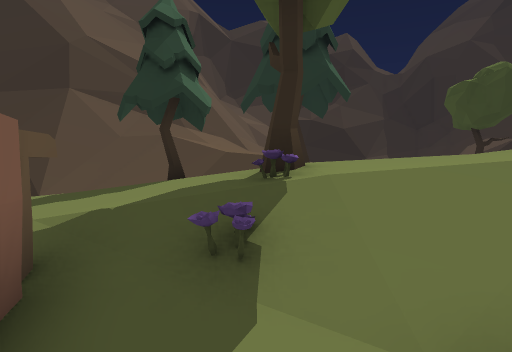
View 1 (above)

22 first-person views from a walk through a 3-D level made in the Unity game engine. The camera is 1.2 m above the floor, tilts 4° down and sees 75° across. The floor is counted in squares, 1 m on a side. Each view is taken from the middle of a square. On the plan, view 1 faces up. The plan holds only what a view shows up to about 14 squares ahead; the rest is blank. The place goes on beyond the plan. The player character is not drawn.

View 2
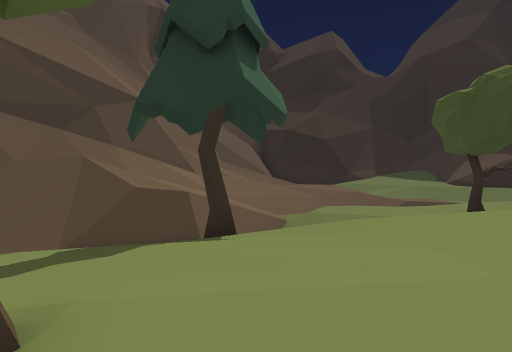

View 3
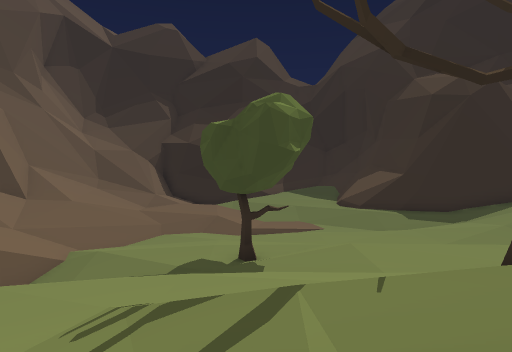

View 4
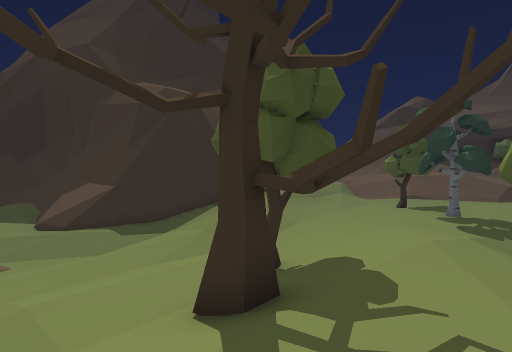

View 5
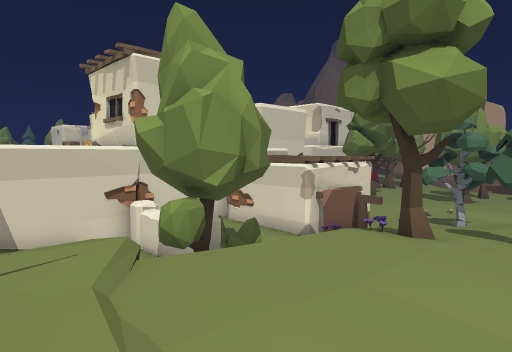

View 6
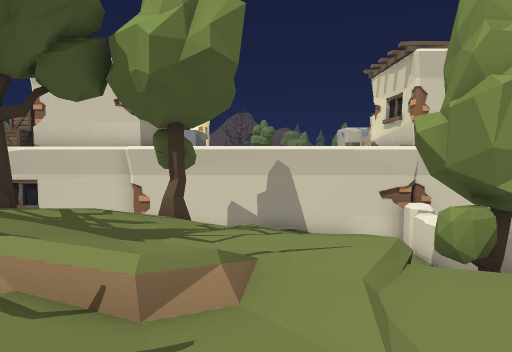

View 7
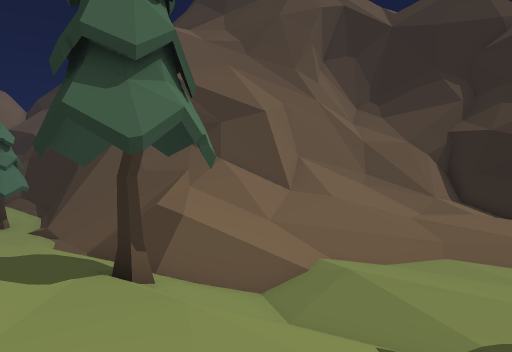

View 8
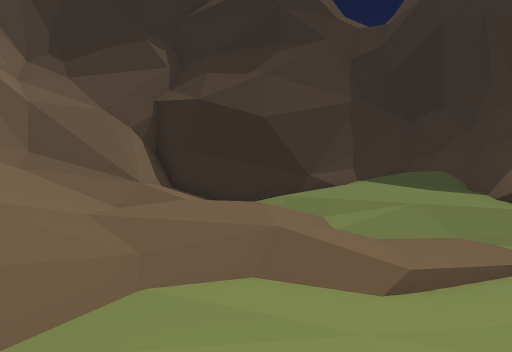

View 9
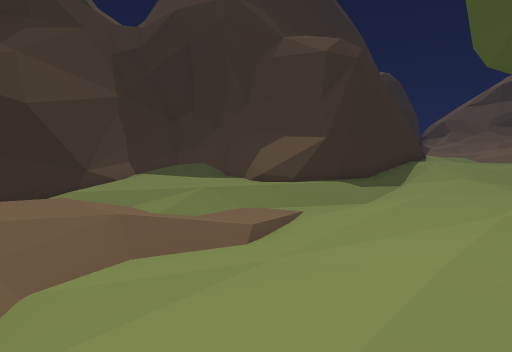

View 10
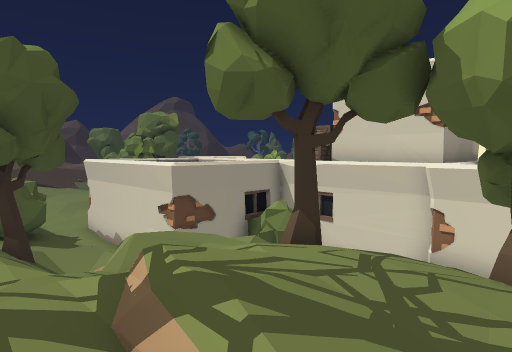

View 11
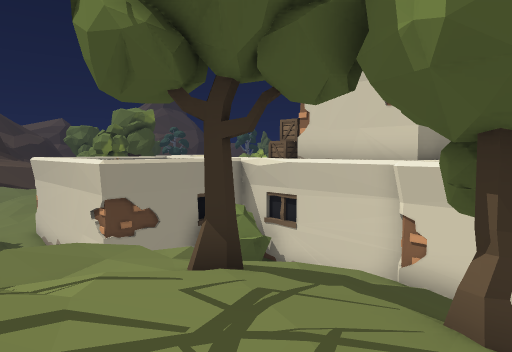

View 12
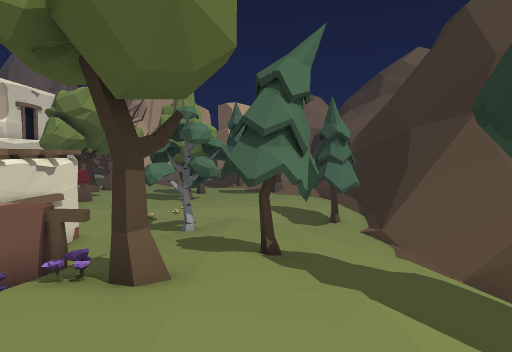

View 13
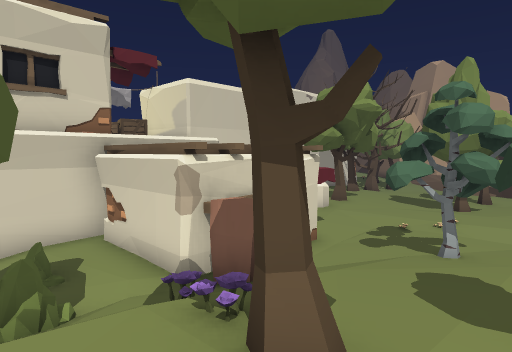

View 14
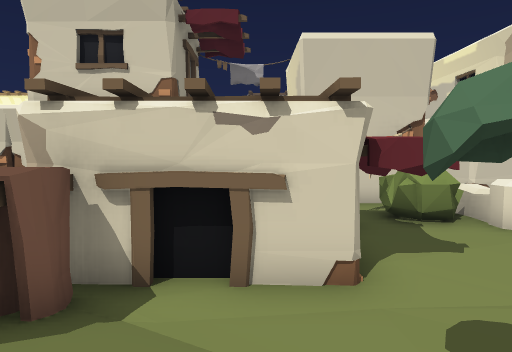

View 15
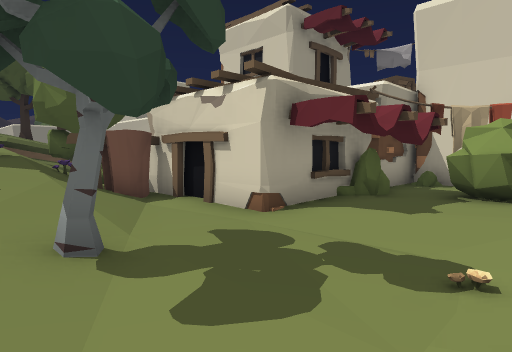

View 16
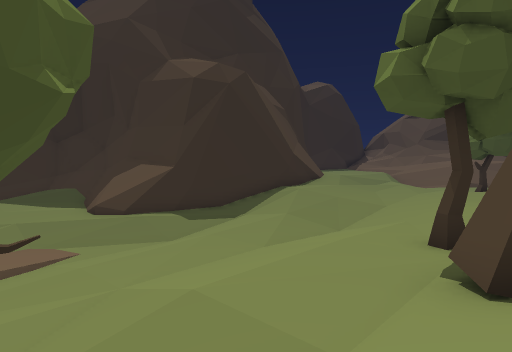

View 17
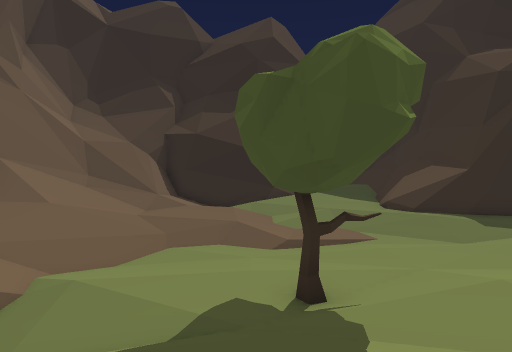

View 18
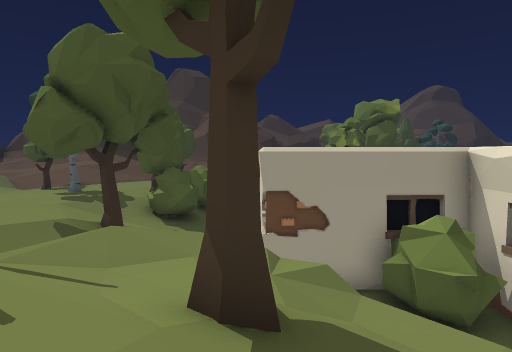

View 19
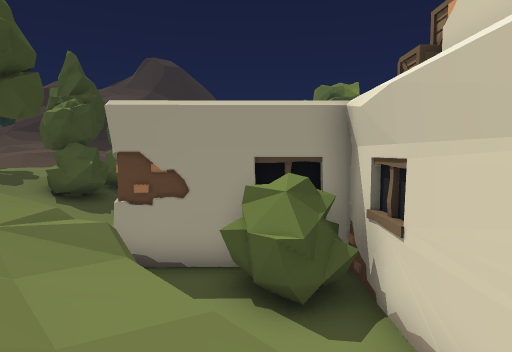

View 20
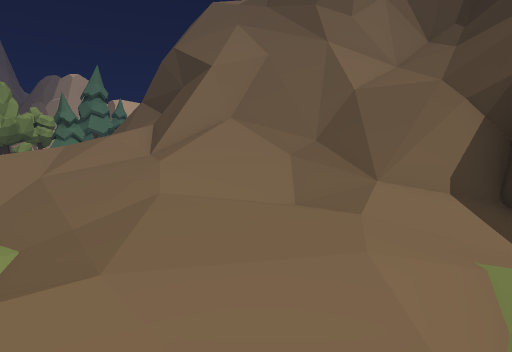

View 21
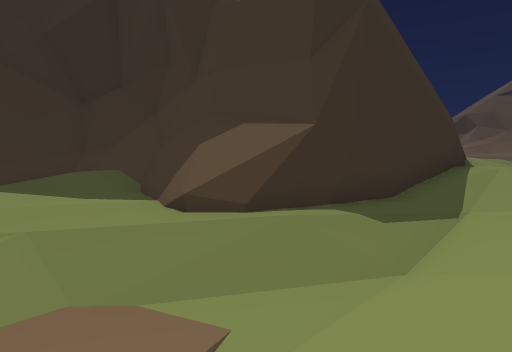

View 22
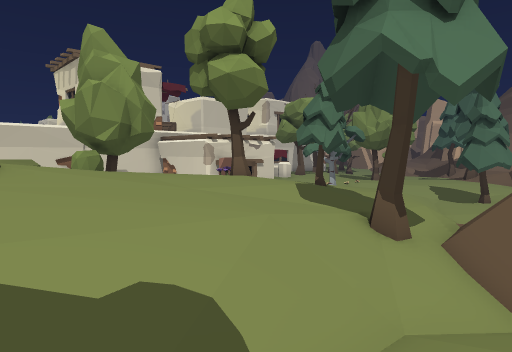

### Floor plan
Key: @ floor where view 1 was taken; # wall or solid block; . main floor; : floor 0.25 m higher than the main floor; - floor 0.25 m lower than the main floor; + floor 0.5 m higher than the main floor; _ floor 0.5 m lower than the main floor; * floor 0.75 m higher than the main floor; < floor 0.75 m lower than the main floor; % floor 1 m higher than the main floor; ( floor 1 m lower than the main floor; & floor 1.25 m higher than the main floor; $ floor 1.5 m higher than the main floor; / step, stairs or slope; = window, fence, low wall or low ledge; ^ raised ledge; T tree; P pine tree; B bush; O other object.
Columns run from 9 left of view 1 to 20 right of it. Each row starts with its distance up from view 1.
 27                      ###
 26                   ######=
 25                 ####=//##
 24            #######/.::/=#
 23        ^   #=//  /.../==#
 22        ^===#=/_/......=##
 21        ^^==#//--/-....O##
 20        ^^///..../_-..#O##
 19       ^^=///....-__//.=####
 18       #^///:....-___///.######
 17      ##^=//+.///-_____//...:++
 16    ####==/////___/____//../:++
 15   ###/////////___----./...::::
 14   ##//$//////_----..........::
 13  ##=///%////--...............:
 12 ##^=////%/////...T//::::///:::
 11 ###////////___--TT/+++++++++++
 10 PP=//////_P///////:+++++++**++
  9 PP(((///...///+++++++T*TT%***+
  8 P((///.../:::++***%%%T%%%%%**+
  7 <///-..PP:++++**%   %T%%%%///+
  6 <__--..PP++++**/&////%%%%%T///
  5 <__--...:T++**%%//////////T///
  4 <_TT--..:O++**%%///$////  ///B
  3 O___T////O/////%%%&$&/*%  ____
  2 _O_____^///TTT/%%%/&//**   <</
  1 ____OOOOO_B#TT// /%%/T++= O###
  0 ___#O   O@<#      T/////  ##
 -1 -_##O   O_B^(     T//:/=( #
 -2 ^BB^B   O__^(     ////=BBB#
 -3 BBB O   ############/=#BBBO
 -4  OO_O   #          ########
 -5 O####
 -6 O   #

Positions as (right, up) in squares from view 1, and headings:
1: (0, 0), facing up
2: (2, 3), facing up
3: (8, 4), facing up
4: (9, 5), facing up-right
5: (7, 7), facing down-left
6: (7, 7), facing down
7: (7, 7), facing up-left
8: (6, 12), facing up
9: (4, 12), facing up-right
10: (8, 6), facing down-right
11: (8, 4), facing down-right
12: (4, 6), facing left
13: (2, 6), facing down-left
14: (-4, 5), facing down
15: (-9, 5), facing down-right
16: (8, 8), facing up-right
17: (7, 7), facing up
18: (9, 1), facing right
19: (10, -2), facing right
20: (9, 19), facing left
21: (9, 15), facing up-right
22: (7, 12), facing down-left
